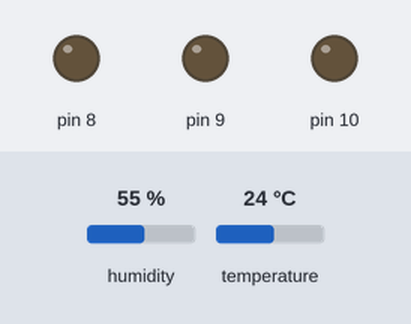
Bench run of a sketch on a simulated Arduino Mega 2560, built with avr-gcc and run on an emulated ATmega2560. Shown: output pins drawn as LEDs (lit = HIGH). The inputs (shaded band) are chosen by the test bench; at power-on: temperature 24 °C, humidity 55 %.

Above: at 3.1 s.
3.2 s: temperature set to 29 °C
6.1 s: temperature set to 32 °C
At 7.7 s:
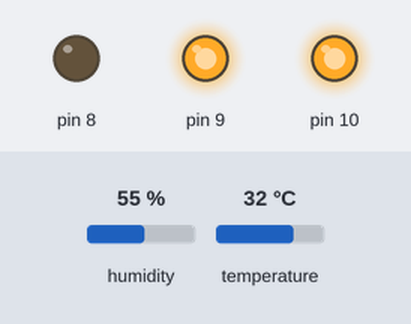
9.0 s: temperature set to 12 °C
At 11.6 s:
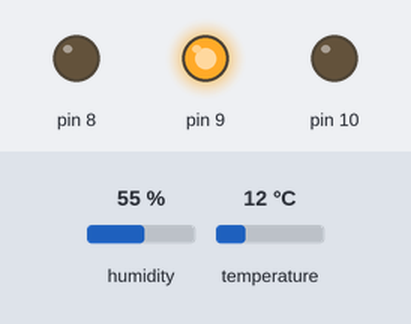
12.5 s: temperature set to 33 °C
At 14.2 s:
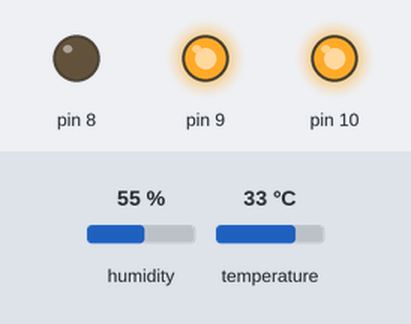
15.4 s: temperature set to 19 °C
At 18.2 s:
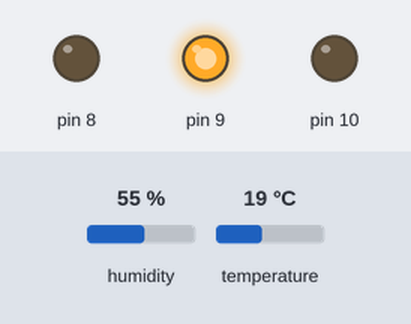
Timing chart, 0 to 19.7 s (numbered marks = the images above; inputs shaded):
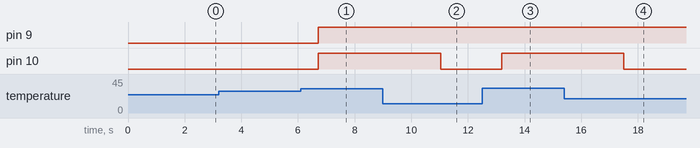

The sketch:

FanMotor.ino
```cpp
#include <DHT.h>
#include <avr/io.h>

// DHT configuration
#define DHTPIN 7
#define DHTTYPE DHT11
DHT dht(DHTPIN, DHTTYPE);

// Mega2560: D8 → PH5, D9 → PH6, D10 → PB4

// Timer1 register pointers
volatile unsigned char *myTCCR1A = (unsigned char*)0x0080;
volatile unsigned char *myTCCR1B = (unsigned char*)0x0081;
volatile unsigned int  *myTCNT1  = (unsigned int *)0x0084;
volatile unsigned char *myTIFR1  = (unsigned char*)0x0036;


void my_delay_ms(unsigned int ms) {
  unsigned int ticks = 0b11111010 * ms;  // 250

  *myTCCR1B &= 0b11111000;      // Stop Timer1
  *myTCNT1   = 65536 - ticks;
  *myTCCR1A  = 0b00000000;
  *myTCCR1B |= 0b00000011;

  while (!(*myTIFR1 & 0b00000001));
  *myTCCR1B &= 0b11111000;
  *myTIFR1  |= 0b00000001;
}

void setup() {
  // Set D8 (PH5), D9 (PH6) as output
  DDRH |= 0b01100000;

  // Set D10 (PB4) as output
  DDRB |= 0b00010000;

  PORTH &= 0b10011111;  // Clear PH5, PH6
  PORTB &= 0b11101111;  // Clear PB4

  dht.begin();
}

void loop() {
  my_delay_ms(1000);  // Wait 1 second

  float temp = dht.readTemperature();
  if (isnan(temp)) return;

  if (temp > 30.0) {
    // Turn fan ON: IN1=HIGH (PH6), IN2=LOW (PH5), EN1=HIGH (PB4)
    PORTH |=  0b01000000;   // PH6 = 1
    PORTH &= ~0b00100000;   // PH5 = 0
    PORTB |=  0b00010000;   // PB4 = 1
  } else {
    // Turn fan OFF: EN1=LOW
    PORTB &= ~0b00010000;   // PB4 = 0
  }
}
```

Measured:
- the behaviour switches between 30 and 31 °C on temperature (found by bisection; images 0 and 1)
- after the input at 3.2 s, every drawn part: stays the same
- after the input at 6.1 s, pin 9, pin 10: LOW → HIGH after 0.61 s
- after the input at 9.0 s, pin 10: HIGH → LOW after 2.0 s
- after the input at 12.5 s, pin 10: LOW → HIGH after 0.69 s
- after the input at 15.4 s, pin 10: HIGH → LOW after 2.1 s
